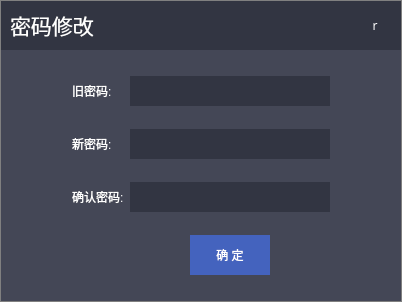
<?xml version="1.0" encoding="UTF-8"?>
<ui version="4.0">
 <class>Dialog</class>
 <widget class="QDialog" name="Dialog">
  <property name="geometry">
   <rect>
    <x>0</x>
    <y>0</y>
    <width>402</width>
    <height>302</height>
   </rect>
  </property>
  <property name="minimumSize">
   <size>
    <width>402</width>
    <height>302</height>
   </size>
  </property>
  <property name="maximumSize">
   <size>
    <width>402</width>
    <height>302</height>
   </size>
  </property>
  <property name="contextMenuPolicy">
   <enum>Qt::CustomContextMenu</enum>
  </property>
  <property name="windowTitle">
   <string>Dialog</string>
  </property>
  <property name="styleSheet">
   <string notr="true">QGroupBox{border:none;}
QPushButton,QLabel,QLineEdit{background:transparent;color:white;border:none;}
QLineEdit{background-color:rgb(50,53,66);}
QPushButton{color:#FFFFFFFF;border:none;}
QPushButton:hover{background-color:#FFFF0000; color: #FFFFFFFF;}
#gbxTop{background-color: rgb(50,53,66);border-left:1px solid gray;border-top:1px solid gray;border-right:1px solid gray;}
#gbxBottom{background-color: rgb(68,71,86);border-left:1px solid gray;border-bottom:1px solid gray;border-right:1px solid gray;}
#lblIcon{border-radius:40px;background-color:gray;}
#btnOk{background-color:#FF4463BE;border:none;}
#btnOk:hover{background-color: rgb(68, 87, 145); color: #FFFFFFFF;}
</string>
  </property>
  <layout class="QVBoxLayout" name="verticalLayout">
   <property name="spacing">
    <number>0</number>
   </property>
   <property name="sizeConstraint">
    <enum>QLayout::SetNoConstraint</enum>
   </property>
   <property name="leftMargin">
    <number>0</number>
   </property>
   <property name="topMargin">
    <number>0</number>
   </property>
   <property name="rightMargin">
    <number>0</number>
   </property>
   <property name="bottomMargin">
    <number>0</number>
   </property>
   <item>
    <widget class="QGroupBox" name="gbxTop">
     <property name="minimumSize">
      <size>
       <width>0</width>
       <height>50</height>
      </size>
     </property>
     <property name="maximumSize">
      <size>
       <width>16777215</width>
       <height>50</height>
      </size>
     </property>
     <property name="title">
      <string/>
     </property>
     <widget class="QPushButton" name="btnClose">
      <property name="geometry">
       <rect>
        <x>360</x>
        <y>10</y>
        <width>30</width>
        <height>30</height>
       </rect>
      </property>
      <property name="minimumSize">
       <size>
        <width>30</width>
        <height>30</height>
       </size>
      </property>
      <property name="maximumSize">
       <size>
        <width>30</width>
        <height>30</height>
       </size>
      </property>
      <property name="font">
       <font>
        <family>Webdings</family>
       </font>
      </property>
      <property name="text">
       <string>r</string>
      </property>
     </widget>
     <widget class="QLabel" name="label_4">
      <property name="geometry">
       <rect>
        <x>10</x>
        <y>10</y>
        <width>100</width>
        <height>30</height>
       </rect>
      </property>
      <property name="minimumSize">
       <size>
        <width>100</width>
        <height>30</height>
       </size>
      </property>
      <property name="maximumSize">
       <size>
        <width>100</width>
        <height>30</height>
       </size>
      </property>
      <property name="font">
       <font>
        <family>Arial</family>
        <pointsize>16</pointsize>
       </font>
      </property>
      <property name="text">
       <string>密码修改</string>
      </property>
     </widget>
    </widget>
   </item>
   <item>
    <widget class="QGroupBox" name="gbxBottom">
     <property name="title">
      <string/>
     </property>
     <property name="alignment">
      <set>Qt::AlignCenter</set>
     </property>
     <layout class="QHBoxLayout" name="horizontalLayout">
      <item>
       <spacer name="horizontalSpacer">
        <property name="orientation">
         <enum>Qt::Horizontal</enum>
        </property>
        <property name="sizeHint" stdset="0">
         <size>
          <width>40</width>
          <height>20</height>
         </size>
        </property>
       </spacer>
      </item>
      <item>
       <layout class="QGridLayout" name="gridLayout">
        <item row="0" column="1">
         <widget class="QLabel" name="label">
          <property name="text">
           <string>旧密码:</string>
          </property>
         </widget>
        </item>
        <item row="2" column="3">
         <widget class="QLineEdit" name="txtConfirmPwd">
          <property name="minimumSize">
           <size>
            <width>200</width>
            <height>30</height>
           </size>
          </property>
          <property name="maximumSize">
           <size>
            <width>150</width>
            <height>30</height>
           </size>
          </property>
         </widget>
        </item>
        <item row="1" column="1">
         <widget class="QLabel" name="label_2">
          <property name="text">
           <string>新密码:</string>
          </property>
         </widget>
        </item>
        <item row="2" column="1">
         <widget class="QLabel" name="label_3">
          <property name="text">
           <string>确认密码:</string>
          </property>
         </widget>
        </item>
        <item row="0" column="3">
         <widget class="QLineEdit" name="txtOldPwd">
          <property name="minimumSize">
           <size>
            <width>200</width>
            <height>30</height>
           </size>
          </property>
          <property name="maximumSize">
           <size>
            <width>200</width>
            <height>30</height>
           </size>
          </property>
         </widget>
        </item>
        <item row="1" column="3">
         <widget class="QLineEdit" name="txtNewPwd">
          <property name="minimumSize">
           <size>
            <width>200</width>
            <height>30</height>
           </size>
          </property>
          <property name="maximumSize">
           <size>
            <width>150</width>
            <height>30</height>
           </size>
          </property>
         </widget>
        </item>
        <item row="3" column="3" alignment="Qt::AlignHCenter">
         <widget class="QPushButton" name="btnOk">
          <property name="minimumSize">
           <size>
            <width>80</width>
            <height>40</height>
           </size>
          </property>
          <property name="maximumSize">
           <size>
            <width>80</width>
            <height>40</height>
           </size>
          </property>
          <property name="text">
           <string>确 定</string>
          </property>
         </widget>
        </item>
       </layout>
      </item>
      <item>
       <spacer name="horizontalSpacer_2">
        <property name="orientation">
         <enum>Qt::Horizontal</enum>
        </property>
        <property name="sizeHint" stdset="0">
         <size>
          <width>40</width>
          <height>20</height>
         </size>
        </property>
       </spacer>
      </item>
     </layout>
    </widget>
   </item>
  </layout>
 </widget>
 <resources/>
 <connections/>
</ui>
